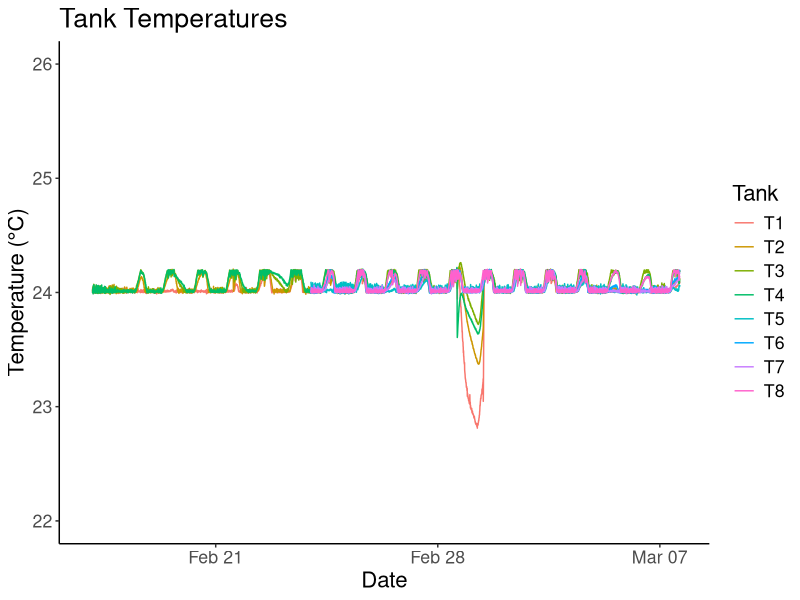
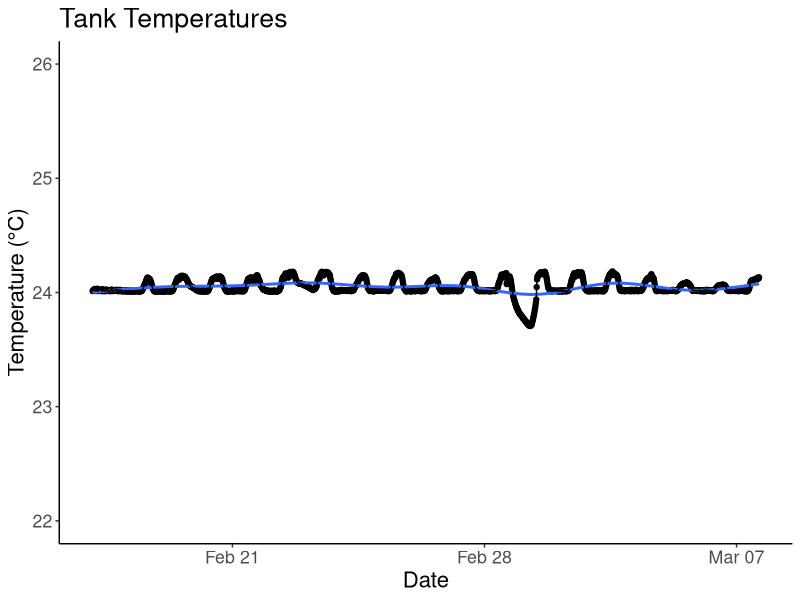
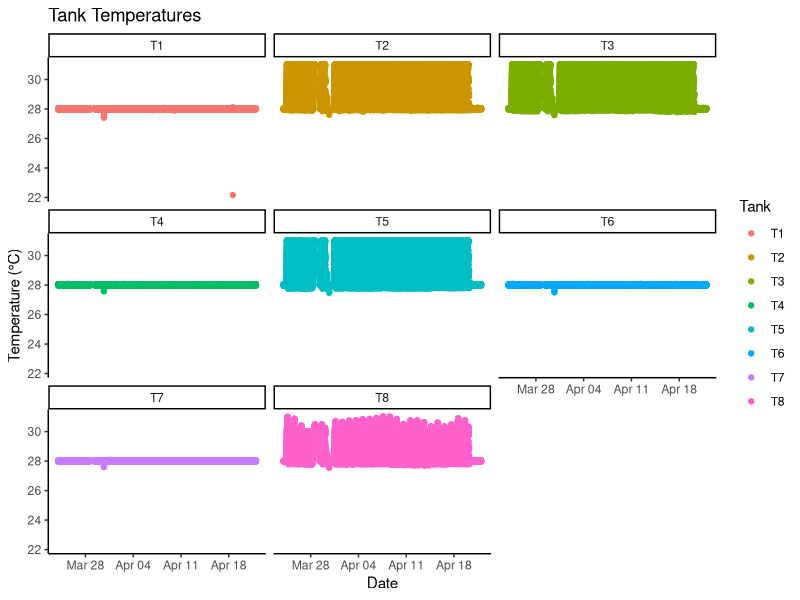
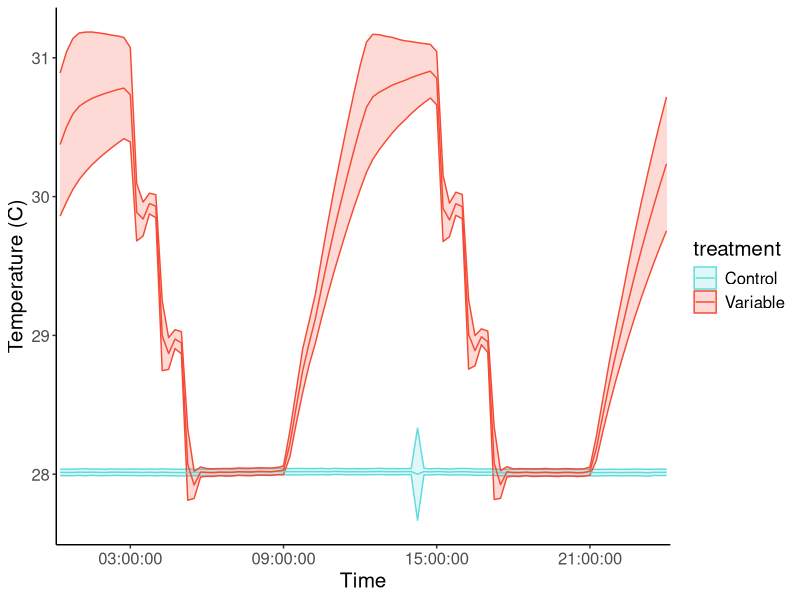
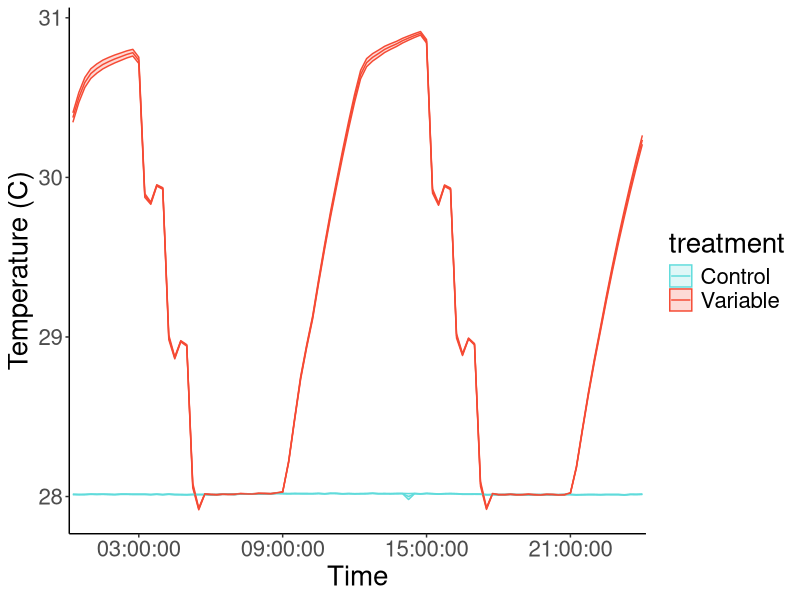
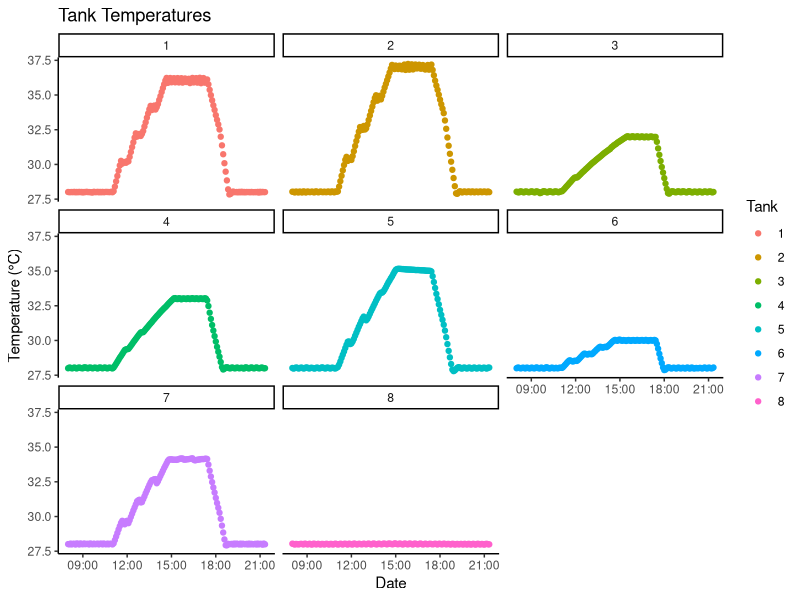
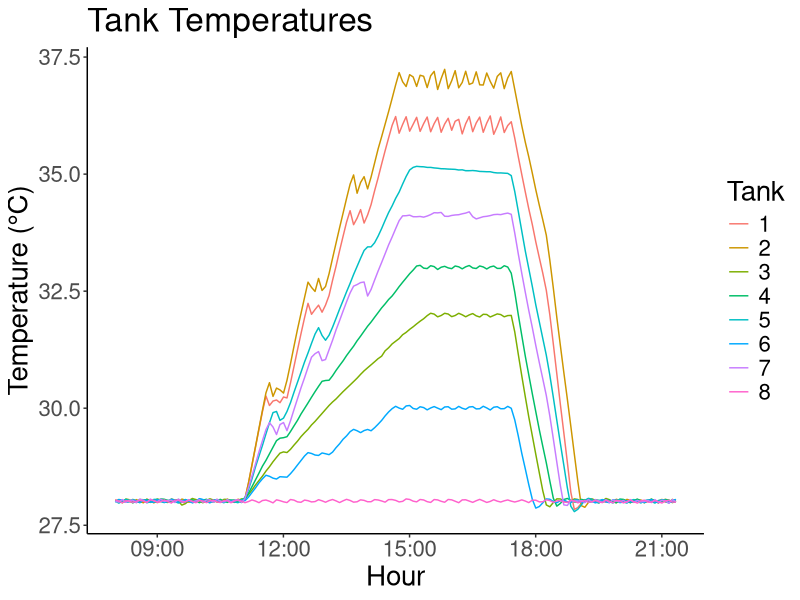
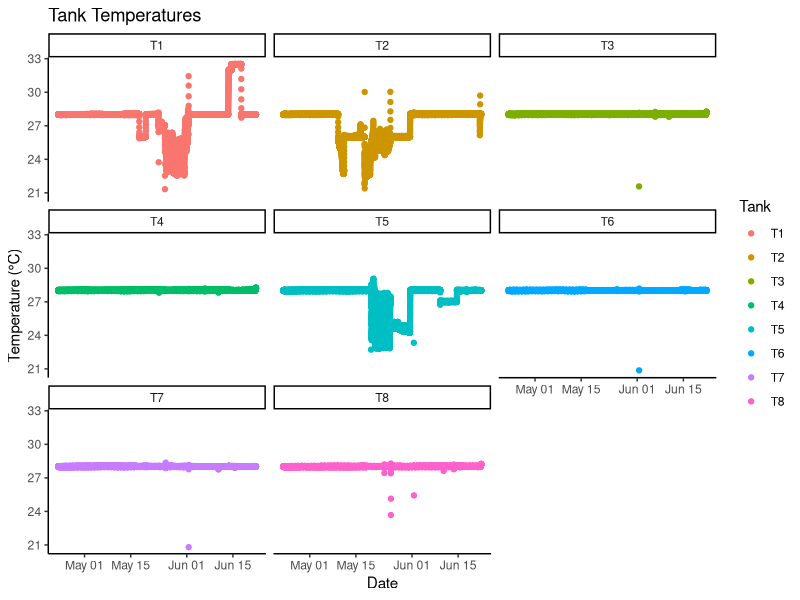

Write the R code that produced these figures, in order.
## ---- chunk 1
library(tidyverse)
library(plotrix) #for standard error function

feb4<- readxl::read_xlsx("Data from LabVIEW/20220204_TemperatureData edited.xlsx", col_types = c("date", "numeric", "numeric", 
        "numeric", "numeric", "numeric", 
        "numeric", "numeric", "numeric", 
        "numeric", "numeric", "numeric", 
        "numeric", "numeric", "numeric", 
        "numeric", "numeric"))
feb23 <- readxl::read_xlsx("Data from LabVIEW/20220223_TemperatureData edited.xlsx")
march7 <- readxl::read_xlsx("Data from LabVIEW/20220307_TemperatureData - Copy.xlsx")
march29 <- readxl::read_xlsx("Data from LabVIEW/20220329_TemperatureData.xlsx")
april15 <- readxl::read_xlsx("Data from LabVIEW/20220415_TemperatureData.xlsx")

april25 <- readxl::read_xlsx("Data from LabVIEW/20220425_TemperatureData (1).xlsx") #had to convert to csv because dates weren't reading in correctly

CBASS <- readxl::read_xlsx("Data from LabVIEW/CBASS_labview.xlsx")

may11 <- readxl::read_xlsx("Data from LabVIEW/20220511_TemperatureData.xlsx")
may20 <- readxl::read_xlsx("Data from LabVIEW/20220520_TemperatureData.xlsx")
june10 <- readxl::read_xlsx("Data from LabVIEW/20220610_TemperatureData - Copy.xlsx")
june24 <- readxl::read_xlsx("Data from LabVIEW/20220624_TemperatureData (1).xlsx")
july6 <- readxl::read_xlsx("Data from LabVIEW/20220706_TemperatureData.xlsx", 
    col_types = c("date", "numeric", "numeric", 
        "numeric", "numeric", "numeric", 
        "numeric", "numeric", "numeric", 
        "numeric", "numeric", "numeric", 
        "numeric", "numeric", "numeric", 
        "numeric", "numeric"))
july8 <- readxl::read_xlsx("Data from LabVIEW/20220708_TemperatureData edited.xlsx")
july20 <- read_csv("Data from LabVIEW/20220720_TemperatureData.csv") #had to convert to csv because dates weren't reading in correctly
  july20$Time <- lubridate::mdy_hms(july20$Time)
## ---- chunk 2
acclimation <- bind_rows(feb4, feb23) 
temptreatment<- bind_rows(march7, march29, april15) #treatment started march 24 and ended april 20
  temptreatment %>% filter(Time >= as.Date("2022-03-24") & Time <= as.Date("2022-04-22")) -> temptreatment
CBASS #april 22
recovery <- bind_rows(april15, april25, may11, may20, june10) #recovery started april 23 and ended june 21
  recovery %>% filter(Time >= as.Date("2022-04-23") & Time <= as.Date("2022-06-22")) -> recovery
heatstressassay <- bind_rows(june10, june24, july6, july8, july20) #ramp up started june 21
## ---- chunk 3
#tanks 1-4 had Pclivosa in them since Feb 4, so they were maintained at 24 C. Tanks 5-8 didn't get Acer until Feb 24, so that's why their temps fluctuate before then.
#need to remove tank temps for tanks 5-8 for dates before feb 24 and before feb 17 for tanks 1-4
#ended up doing this manually in Excel

acclimation %>% 
  filter(Time >= as.Date("2022-02-17")) %>% 
  dplyr::select(Time:T8) %>% 
  pivot_longer(T1:T8, names_to="Tank", values_to ="Temp") %>% 
  ggplot(data = .,
       aes(x = Time, y = Temp, color = Tank)) +
  geom_line() + 
  theme_classic() +
  labs(title = "Tank Temperatures",
       y = "Temperature (°C)",
       x = "Date") +
  scale_y_continuous(limits = c(22, 26)) +
  theme(text = element_text(size = 16)) #all font sizes
## ---- chunk 4
#need to clean up this graph,summarize all the tanks together
acclimation$Time <- lubridate::round_date(acclimation$Time, unit = "15 min")

acclimation %>% 
  filter(Time >= as.Date("2022-02-17")) %>% 
  dplyr::select(Time:T8) %>% 
  pivot_longer(T1:T8, names_to="Tank", values_to ="Temp") %>% 
  drop_na(Temp) %>% 
  dplyr::group_by(Time) %>% 
  dplyr::summarise(avg_temp = mean(Temp), se = std.error(Temp)) %>% 
  ggplot(., aes(x=Time, y=avg_temp)) + 
  geom_point() +
  geom_smooth() +
  theme_classic() +
   geom_line() +
  labs(title = "Tank Temperatures",
       y = "Temperature (°C)",
       x = "Date") +
  scale_y_continuous(limits = c(22, 26)) +
  theme(text = element_text(size = 16)) #all font sizes
## ---- chunk 5
#all tanks separated
temptreatment %>% 
  dplyr::select(Time:T8) %>% 
  pivot_longer(T1:T8, names_to="Tank", values_to ="Temp") %>% 
  ggplot(data = .,
       aes(x = Time, y = Temp, color = Tank)) +
  geom_point() + 
  theme_classic() +
  facet_wrap(~Tank) +
  labs(title = "Tank Temperatures",
       y = "Temperature (°C)",
       x = "Date")
## ---- chunk 6
#summary figure of average tank temp during 24-hr period over the 28 days
temptreatment$Time <- lubridate::round_date(temptreatment$Time, unit = "15 min")

temptreatment %>% 
  filter(Time >= "2022-03-24 09:00:00") %>% 
  filter(Time <= "2022-04-20 09:00:00") %>% 
    #remove tissue sampling time points because during those times, you modified the tank temps to all hold at  28 C
  filter(!Time >= "2022-03-30 09:00:00" | !Time <= "2022-03-31 09:00:00") %>% 
  dplyr::select(Time:T8) %>% 
  pivot_longer(T1:T8, names_to="Tank", values_to ="Temp") %>% 
  tidyr::separate(Time, c("Date", "Time"), sep = "\\ ") %>% 
  mutate(treatment = case_when(Tank == "T1" ~ "control",
                               Tank == "T2" ~ "variable",
                               Tank == "T3" ~ "variable",
                               Tank == "T4" ~ "control",
                               Tank == "T5" ~ "variable", 
                               Tank == "T6" ~ "control",
                               Tank == "T7" ~ "control",
                               Tank == "T8" ~ "variable")) %>% 
  dplyr::group_by(Time, treatment) %>% 
  dplyr::summarise(avg_temp = mean(Temp), sd = sd(Temp)) %>% 
  ggplot(., aes(x=Time, y=avg_temp, color = treatment)) + 
  theme_classic() +
  geom_ribbon(aes(fill=treatment, group = treatment, ymin = avg_temp - sd, ymax = avg_temp + sd), alpha = 0.2) +
   geom_line(aes(group = treatment)) +
  scale_x_discrete(breaks = c("03:00:00", "09:00:00", "15:00:00", "21:00:00")) +
  labs(y="Temperature (C)") +
  scale_color_manual(labels=c("Control", "Variable"), values = c( "#60DBDB", "#F54A34"))+
  scale_fill_manual(labels=c("Control", "Variable"), values = c( "#60DBDB", "#F54A34")) +
  theme(text = element_text(size = 15)) 
## ---- chunk 7
#with standard error instead of standard deviation

temptreatment %>% 
  filter(Time >= "2022-03-24 09:00:00") %>% 
  filter(Time <= "2022-04-20 09:00:00") %>% 
    #remove tissue sampling time points because during those times, you modified the tank temps to all hold at  28 C
  filter(!Time >= "2022-03-30 09:00:00" | !Time <= "2022-03-31 09:00:00") %>% 
  dplyr::select(Time:T8) %>% 
  pivot_longer(T1:T8, names_to="Tank", values_to ="Temp") %>% 
  tidyr::separate(Time, c("Date", "Time"), sep = "\\ ") %>% 
  mutate(treatment = case_when(Tank == "T1" ~ "control",
                               Tank == "T2" ~ "variable",
                               Tank == "T3" ~ "variable",
                               Tank == "T4" ~ "control",
                               Tank == "T5" ~ "variable", 
                               Tank == "T6" ~ "control",
                               Tank == "T7" ~ "control",
                               Tank == "T8" ~ "variable")) %>% 
  dplyr::group_by(Time, treatment) %>% 
  dplyr::summarise(avg_temp = mean(Temp), se = std.error(Temp)) %>% 
  ggplot(., aes(x=Time, y=avg_temp, color = treatment)) + 
  theme_classic() +
  geom_ribbon(aes(fill=treatment, group = treatment, ymin = avg_temp - se, ymax = avg_temp + se), alpha = 0.2) +
   geom_line(aes(group = treatment)) +
  scale_x_discrete(breaks = c("03:00:00", "09:00:00", "15:00:00", "21:00:00")) +
  labs(y="Temperature (C)") +
  scale_color_manual(labels=c("Control", "Variable"), values = c( "#60DBDB", "#F54A34"))+
  scale_fill_manual(labels=c("Control", "Variable"), values = c( "#60DBDB", "#F54A34")) +
  theme(text = element_text(size = 20)) 
ggsave("summarytemptreatment.pdf", width = 10, height = 6)
## ---- chunk 8
CBASS %>% 
  dplyr::select(Time:`8`) %>% 
  pivot_longer(`1`:`8`, names_to="Tank", values_to ="Temp") %>% 
  ggplot(data = .,
       aes(x = Time, y = Temp, color = Tank)) +
  geom_point() + 
  theme_classic() +
  facet_wrap(~Tank) +
  labs(title = "Tank Temperatures",
       y = "Temperature (°C)",
       x = "Date")
## ---- chunk 9
CBASS %>% 
  dplyr::select(Time:`8`) %>% 
  pivot_longer(`1`:`8`, names_to="Tank", values_to ="Temp") %>% 
  ggplot(data = .,
       aes(x = Time, y = Temp, color = Tank)) +
  geom_line() + 
  theme_classic() +
  labs(title = "Tank Temperatures",
       y = "Temperature (°C)",
       x = "Hour") +
  theme(text = element_text(size = 20)) 
ggsave("CBASStemps.pdf", width = 10)
## ---- chunk 10
recovery %>% 
  dplyr::select(Time:T8) %>% 
  pivot_longer(T1:T8, names_to="Tank", values_to ="Temp") %>% 
  ggplot(data = .,
       aes(x = Time, y = Temp, color = Tank)) +
  geom_point() + 
  theme_classic() +
  facet_wrap(~Tank) +
  labs(title = "Tank Temperatures",
       y = "Temperature (°C)",
       x = "Date")

#not all of these tanks were used for recovery, check metadata sheet to confirm which tanks we got rid of
## ---- chunk 11
recovery %>% 
  dplyr::select(Time, T3, T4, T6, T7, T8) %>% 
  pivot_longer(T3:T8, names_to="Tank", values_to ="Temp") %>% 
  ggplot(data = .,
       aes(x = Time, y = Temp, color = Tank)) +
  geom_line() + 
  theme_classic() +
  labs(title = "Tank Temperatures",
       y = "Temperature (°C)",
       x = "Date") +
  theme(text = element_text(size = 15)) 
## ---- chunk 12
#need to clean up this graph,summarize all the tanks together
recovery$Time <- lubridate::round_date(recovery$Time, unit = "15 min")

recovery %>% 
  dplyr::filter(Time <= as.Date("2022-06-21")) %>% 
  dplyr::select(Time, T3, T4, T6, T7, T8)  %>% 
  dplyr::select(Time:T8) %>% 
  pivot_longer(T3:T8, names_to="Tank", values_to ="Temp") %>% 
  drop_na(Temp) %>% 
  dplyr::group_by(Time) %>% 
  dplyr::summarise(avg_temp = mean(Temp), se = std.error(Temp)) %>% 
  ggplot(., aes(x=Time, y=avg_temp)) + 
  geom_point() +
  geom_smooth() +
  theme_classic() +
  labs(title = "Tank Temperatures",
       y = "Temperature (°C)",
       x = "Date") +
  scale_y_continuous(limits = c(27, 29)) +
  theme(text = element_text(size = 16)) #all font sizes
## ---- chunk 13
heatstressassay %>% 
  dplyr::select(Time:T8) %>% 
  pivot_longer(T1:T8, names_to="Tank", values_to ="Temp") %>% 
  ggplot(data = .,
       aes(x = Time, y = Temp, color = Tank)) +
  geom_point() + 
  theme_classic() +
  facet_wrap(~Tank) +
  labs(title = "Tank Temperatures",
       y = "Temperature (°C)",
       x = "Date")

#was it just tanks 3, 4, and 8 that we used as the heat stress assay tanks? What was happening in tank 1?
## ---- chunk 14
heatstressassay$Time <- lubridate::round_date(heatstressassay$Time, unit = "15 min")

# need to figure out troublesome time points for each tank
heatstressassay %>% 
  dplyr::select(Time, T3, T4, T7, T8) %>% 
  pivot_longer(T3:T8, names_to="Tank", values_to ="Temp") %>% 
  filter(!(Time > "2022-06-25 00:00:00" & Temp < 30.5 & Tank != "T7")) %>% 
   mutate(Treatment = case_when(Tank == "T3" ~ "heatstress",
                               Tank == "T4" ~ "heatstress",
                               Tank == "T7" ~ "ambient",
                               Tank == "T8" ~ "heatstress")) %>% 
  group_by(Time, Treatment) %>% 
  summarise(mean_temp = mean(Temp), se = std.error(Temp)) %>% 
  ggplot(data = .,
       aes(x = Time, y = mean_temp, color = Treatment)) +
  geom_point() + 
  theme_classic() +
  labs(title = "Tank Temperatures",
       y = "Temperature (°C)",
       x = "Date") +
  theme(text = element_text(size = 15)) +
  geom_ribbon(aes(fill=Treatment, group = Treatment, ymin = mean_temp - se, ymax = mean_temp + se), alpha = 0.2) +
  scale_color_manual(labels=c("Ambient", "Heat stress"), values = c( "#60DBDB", "#F54A34"))+
  scale_fill_manual(labels=c("Ambient", "Heat stress"), values = c( "#60DBDB", "#F54A34"))
ggsave("slowburnheatstress.pdf", width = 10, height = 6)
## ---- chunk 15
heatstressassay$Time <- lubridate::round_date(heatstressassay$Time, unit = "15 min")

heatstressassay %>% 
  dplyr::select(Time, T3, T4, T8) %>% 
  dplyr::select(Time:T8) %>% 
  pivot_longer(T3:T8, names_to="Tank", values_to ="Temp") %>% 
  drop_na(Temp) %>% 
  filter(Time <= as.Date("2022-07-15")) %>% 
  dplyr::group_by(Time) %>% 
  dplyr::summarise(avg_temp = mean(Temp), se = std.error(Temp)) %>% 
  ggplot(., aes(x=Time, y=avg_temp)) + 
  geom_point() +
  theme_classic() +
  labs(title = "Tank Temperatures",
       y = "Temperature (°C)",
       x = "Date") +
  #scale_y_continuous(limits = c(27, 29)) +
  theme(text = element_text(size = 16)) #all font sizes
